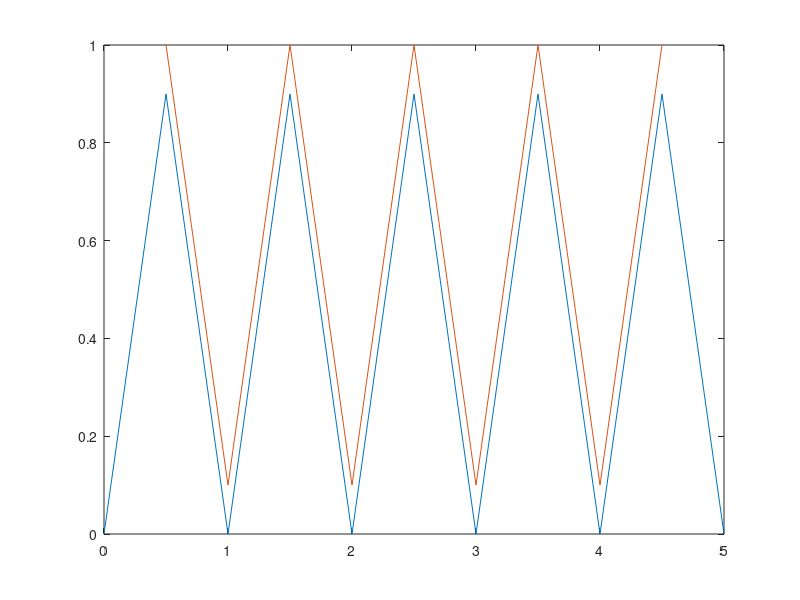

Reproduce this figure in MATLAB. (Note: this script raises an error after producing the figure.)
clc
clear
close all

addpath('../pathmexa64');

global a;               global contact_wrench;  global dimen;  global q_diff;
global num_of_contacts; global dista;           global h;      global kp;
global nnz;             global q_o;             global kv;
      
dimen=2;
num_of_contacts = 1;
h=0.01;
kp=1;
kv=1;
n = dimen + num_of_contacts;
nnz = 6;
tf = 1;

a=1;
for j = 1:n
    l(j) = -Inf;
end
  for j = 1:n
    u(j) = Inf;
  end
  
l(n) = 0;
q_o=[0.5; 0.9];
q_goal(1,1) = 5; q_goal(2,1) = 0.5;
z = [0,0,0];
t = 0;

k=1;
i=1;
q=1;
m=0;
n=0;

for x=0:0.5:5
if (floor(x)==x)
    y=0;
    j(i)=x;
    k(i)=y;
else
    y=0.9;
    j(i)=x;
    k(i)=y;
end
i=i+1;
end
plot (j,k)
hold on
for c=0.5:0.5:4.5
if (floor(c)==c)
    d=0.1;
    m(q)=c;
    n(q)=d;
else
    d=1;
    m(q)=c;
    n(q)=d;
end
q=q+1;
end
plot (m,n)
hold on
k=1;

while t < tf
    norm_factor = 0.01;
    q_diff = q_o - q_goal;

    for i = 1:dimen
        norm_factor = norm_factor + (q_diff(i,1)*q_diff(i,1));
    end

    q_diff = q_diff*(1/sqrt(norm_factor));
    [contact_wrench,dista]= get_collision_info(q_o);
    [z,f,J] = pathmcp(z,l,u,'mcpfuncjacEval');

    for j = 1:dimen
      q_o(j,1) =  z(j);
    end

    q_o
    t = t + h;

    if(norm(q_diff(1:dimen)) <= 1e-06)
        t = tf;
    end

    x(k)=q_o(1,1);
    y(k)=q_o(2,1);

    plot (x(k),y(k),'.')
    hold on
    k=k+1;
    t
end

i=1;
q=1;
m=0;
n=0;

clear z;
clear f;
clear l;
clear u;